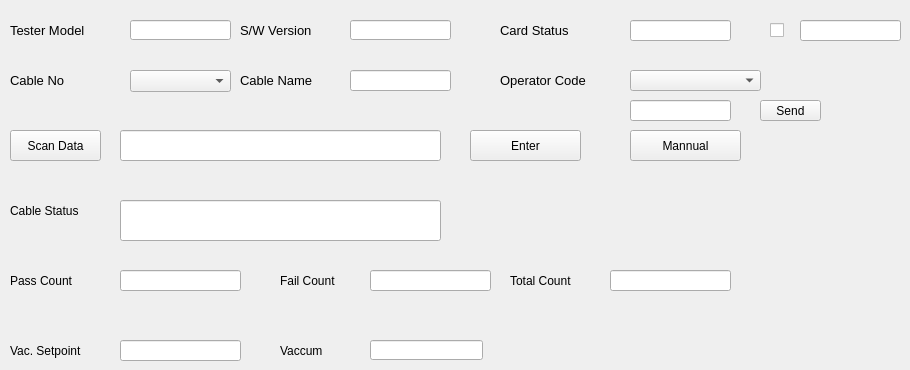
    <widget class="QWidget" name="tab">
     <attribute name="title">
      <string>Monitor</string>
     </attribute>
     <widget class="QLabel" name="label_16">
      <property name="geometry">
       <rect>
        <x>10</x>
        <y>20</y>
        <width>101</width>
        <height>21</height>
       </rect>
      </property>
      <property name="font">
       <font>
        <pointsize>10</pointsize>
       </font>
      </property>
      <property name="text">
       <string>Tester Model</string>
      </property>
     </widget>
     <widget class="QLineEdit" name="lineEdit_8">
      <property name="geometry">
       <rect>
        <x>130</x>
        <y>20</y>
        <width>101</width>
        <height>20</height>
       </rect>
      </property>
      <property name="focusPolicy">
       <enum>Qt::NoFocus</enum>
      </property>
      <property name="inputMethodHints">
       <set>Qt::ImhNone</set>
      </property>
      <property name="frame">
       <bool>true</bool>
      </property>
      <property name="readOnly">
       <bool>false</bool>
      </property>
     </widget>
     <widget class="QLineEdit" name="lineEdit_9">
      <property name="geometry">
       <rect>
        <x>350</x>
        <y>20</y>
        <width>101</width>
        <height>20</height>
       </rect>
      </property>
      <property name="focusPolicy">
       <enum>Qt::NoFocus</enum>
      </property>
     </widget>
     <widget class="QLabel" name="label_17">
      <property name="geometry">
       <rect>
        <x>240</x>
        <y>20</y>
        <width>91</width>
        <height>21</height>
       </rect>
      </property>
      <property name="font">
       <font>
        <pointsize>10</pointsize>
       </font>
      </property>
      <property name="text">
       <string>S/W Version</string>
      </property>
     </widget>
     <widget class="QLabel" name="label_18">
      <property name="geometry">
       <rect>
        <x>500</x>
        <y>20</y>
        <width>101</width>
        <height>21</height>
       </rect>
      </property>
      <property name="font">
       <font>
        <pointsize>10</pointsize>
       </font>
      </property>
      <property name="text">
       <string>Card Status</string>
      </property>
     </widget>
     <widget class="QLineEdit" name="lineEdit_10">
      <property name="geometry">
       <rect>
        <x>630</x>
        <y>20</y>
        <width>101</width>
        <height>21</height>
       </rect>
      </property>
      <property name="focusPolicy">
       <enum>Qt::NoFocus</enum>
      </property>
     </widget>
     <widget class="QCheckBox" name="checkBox_11">
      <property name="geometry">
       <rect>
        <x>770</x>
        <y>10</y>
        <width>61</width>
        <height>41</height>
       </rect>
      </property>
      <property name="text">
       <string/>
      </property>
     </widget>
     <widget class="QLabel" name="label_19">
      <property name="geometry">
       <rect>
        <x>10</x>
        <y>70</y>
        <width>101</width>
        <height>21</height>
       </rect>
      </property>
      <property name="font">
       <font>
        <pointsize>10</pointsize>
       </font>
      </property>
      <property name="text">
       <string>Cable No</string>
      </property>
     </widget>
     <widget class="QComboBox" name="comboBox_6">
      <property name="geometry">
       <rect>
        <x>130</x>
        <y>70</y>
        <width>101</width>
        <height>22</height>
       </rect>
      </property>
      <property name="font">
       <font>
        <pointsize>9</pointsize>
        <weight>50</weight>
        <bold>false</bold>
       </font>
      </property>
      <item>
       <property name="text">
        <string/>
       </property>
      </item>
      <item>
       <property name="text">
        <string>01</string>
       </property>
      </item>
      <item>
       <property name="text">
        <string>02</string>
       </property>
      </item>
      <item>
       <property name="text">
        <string>03</string>
       </property>
      </item>
      <item>
       <property name="text">
        <string>04</string>
       </property>
      </item>
      <item>
       <property name="text">
        <string>05</string>
       </property>
      </item>
      <item>
       <property name="text">
        <string>06</string>
       </property>
      </item>
      <item>
       <property name="text">
        <string>07</string>
       </property>
      </item>
      <item>
       <property name="text">
        <string>08</string>
       </property>
      </item>
      <item>
       <property name="text">
        <string>09</string>
       </property>
      </item>
      <item>
       <property name="text">
        <string>10</string>
       </property>
      </item>
     </widget>
     <widget class="QLabel" name="label_20">
      <property name="geometry">
       <rect>
        <x>240</x>
        <y>70</y>
        <width>101</width>
        <height>21</height>
       </rect>
      </property>
      <property name="font">
       <font>
        <pointsize>10</pointsize>
       </font>
      </property>
      <property name="text">
       <string>Cable Name</string>
      </property>
     </widget>
     <widget class="QLineEdit" name="lineEdit_11">
      <property name="geometry">
       <rect>
        <x>350</x>
        <y>70</y>
        <width>101</width>
        <height>21</height>
       </rect>
      </property>
      <property name="focusPolicy">
       <enum>Qt::NoFocus</enum>
      </property>
     </widget>
     <widget class="QLabel" name="label_21">
      <property name="geometry">
       <rect>
        <x>500</x>
        <y>70</y>
        <width>121</width>
        <height>21</height>
       </rect>
      </property>
      <property name="font">
       <font>
        <pointsize>10</pointsize>
       </font>
      </property>
      <property name="text">
       <string>Operator Code</string>
      </property>
     </widget>
     <widget class="QComboBox" name="comboBox_7">
      <property name="geometry">
       <rect>
        <x>630</x>
        <y>70</y>
        <width>131</width>
        <height>21</height>
       </rect>
      </property>
      <property name="font">
       <font>
        <pointsize>9</pointsize>
        <weight>50</weight>
        <bold>false</bold>
       </font>
      </property>
      <property name="insertPolicy">
       <enum>QComboBox::InsertAtTop</enum>
      </property>
     </widget>
     <widget class="QPushButton" name="pushButton_23">
      <property name="geometry">
       <rect>
        <x>10</x>
        <y>130</y>
        <width>91</width>
        <height>31</height>
       </rect>
      </property>
      <property name="text">
       <string>Scan Data</string>
      </property>
     </widget>
     <widget class="QLineEdit" name="lineEdit_12">
      <property name="geometry">
       <rect>
        <x>120</x>
        <y>130</y>
        <width>321</width>
        <height>31</height>
       </rect>
      </property>
      <property name="focusPolicy">
       <enum>Qt::NoFocus</enum>
      </property>
     </widget>
     <widget class="QPushButton" name="pushButton_24">
      <property name="geometry">
       <rect>
        <x>470</x>
        <y>130</y>
        <width>111</width>
        <height>31</height>
       </rect>
      </property>
      <property name="text">
       <string>Enter</string>
      </property>
     </widget>
     <widget class="QPushButton" name="pushButton_25">
      <property name="geometry">
       <rect>
        <x>630</x>
        <y>130</y>
        <width>111</width>
        <height>31</height>
       </rect>
      </property>
      <property name="accessibleName">
       <string/>
      </property>
      <property name="inputMethodHints">
       <set>Qt::ImhHiddenText</set>
      </property>
      <property name="text">
       <string>Mannual</string>
      </property>
     </widget>
     <widget class="QLabel" name="label_22">
      <property name="geometry">
       <rect>
        <x>10</x>
        <y>200</y>
        <width>111</width>
        <height>21</height>
       </rect>
      </property>
      <property name="text">
       <string>Cable Status</string>
      </property>
     </widget>
     <widget class="QLineEdit" name="lineEdit_13">
      <property name="geometry">
       <rect>
        <x>120</x>
        <y>200</y>
        <width>321</width>
        <height>41</height>
       </rect>
      </property>
      <property name="focusPolicy">
       <enum>Qt::NoFocus</enum>
      </property>
     </widget>
     <widget class="QLabel" name="label_23">
      <property name="geometry">
       <rect>
        <x>10</x>
        <y>270</y>
        <width>91</width>
        <height>21</height>
       </rect>
      </property>
      <property name="text">
       <string>Pass Count</string>
      </property>
     </widget>
     <widget class="QLineEdit" name="lineEdit_14">
      <property name="geometry">
       <rect>
        <x>120</x>
        <y>270</y>
        <width>121</width>
        <height>21</height>
       </rect>
      </property>
      <property name="focusPolicy">
       <enum>Qt::NoFocus</enum>
      </property>
     </widget>
     <widget class="QLabel" name="label_24">
      <property name="geometry">
       <rect>
        <x>10</x>
        <y>340</y>
        <width>101</width>
        <height>21</height>
       </rect>
      </property>
      <property name="text">
       <string>Vac. Setpoint</string>
      </property>
     </widget>
     <widget class="QLineEdit" name="lineEdit_15">
      <property name="geometry">
       <rect>
        <x>120</x>
        <y>340</y>
        <width>121</width>
        <height>21</height>
       </rect>
      </property>
      <property name="focusPolicy">
       <enum>Qt::NoFocus</enum>
      </property>
     </widget>
     <widget class="QLabel" name="label_25">
      <property name="geometry">
       <rect>
        <x>280</x>
        <y>270</y>
        <width>81</width>
        <height>21</height>
       </rect>
      </property>
      <property name="text">
       <string>Fail Count</string>
      </property>
     </widget>
     <widget class="QLineEdit" name="lineEdit_16">
      <property name="geometry">
       <rect>
        <x>370</x>
        <y>270</y>
        <width>121</width>
        <height>21</height>
       </rect>
      </property>
      <property name="focusPolicy">
       <enum>Qt::NoFocus</enum>
      </property>
     </widget>
     <widget class="QLabel" name="label_26">
      <property name="geometry">
       <rect>
        <x>510</x>
        <y>270</y>
        <width>91</width>
        <height>21</height>
       </rect>
      </property>
      <property name="text">
       <string>Total Count</string>
      </property>
     </widget>
     <widget class="QLineEdit" name="lineEdit_17">
      <property name="geometry">
       <rect>
        <x>610</x>
        <y>270</y>
        <width>121</width>
        <height>21</height>
       </rect>
      </property>
      <property name="focusPolicy">
       <enum>Qt::NoFocus</enum>
      </property>
     </widget>
     <widget class="QLabel" name="label_27">
      <property name="geometry">
       <rect>
        <x>280</x>
        <y>340</y>
        <width>81</width>
        <height>21</height>
       </rect>
      </property>
      <property name="text">
       <string>Vaccum</string>
      </property>
     </widget>
     <widget class="QLineEdit" name="lineEdit_18">
      <property name="geometry">
       <rect>
        <x>370</x>
        <y>340</y>
        <width>113</width>
        <height>20</height>
       </rect>
      </property>
      <property name="focusPolicy">
       <enum>Qt::NoFocus</enum>
      </property>
     </widget>
     <widget class="QLineEdit" name="lineEdit_3">
      <property name="geometry">
       <rect>
        <x>630</x>
        <y>100</y>
        <width>101</width>
        <height>21</height>
       </rect>
      </property>
     </widget>
     <widget class="QPushButton" name="pushButton_4">
      <property name="geometry">
       <rect>
        <x>760</x>
        <y>100</y>
        <width>61</width>
        <height>21</height>
       </rect>
      </property>
      <property name="text">
       <string>Send</string>
      </property>
     </widget>
     <widget class="QLineEdit" name="lineEdit_7">
      <property name="geometry">
       <rect>
        <x>800</x>
        <y>20</y>
        <width>101</width>
        <height>21</height>
       </rect>
      </property>
      <property name="focusPolicy">
       <enum>Qt::NoFocus</enum>
      </property>
     </widget>
     <zorder>pushButton_25</zorder>
     <zorder>label_16</zorder>
     <zorder>lineEdit_8</zorder>
     <zorder>lineEdit_9</zorder>
     <zorder>label_17</zorder>
     <zorder>label_18</zorder>
     <zorder>lineEdit_10</zorder>
     <zorder>checkBox_11</zorder>
     <zorder>label_19</zorder>
     <zorder>comboBox_6</zorder>
     <zorder>label_20</zorder>
     <zorder>lineEdit_11</zorder>
     <zorder>label_21</zorder>
     <zorder>comboBox_7</zorder>
     <zorder>pushButton_23</zorder>
     <zorder>lineEdit_12</zorder>
     <zorder>pushButton_24</zorder>
     <zorder>label_22</zorder>
     <zorder>lineEdit_13</zorder>
     <zorder>label_23</zorder>
     <zorder>lineEdit_14</zorder>
     <zorder>label_24</zorder>
     <zorder>lineEdit_15</zorder>
     <zorder>label_25</zorder>
     <zorder>lineEdit_16</zorder>
     <zorder>label_26</zorder>
     <zorder>lineEdit_17</zorder>
     <zorder>label_27</zorder>
     <zorder>lineEdit_18</zorder>
     <zorder>lineEdit_3</zorder>
     <zorder>pushButton_4</zorder>
     <zorder>lineEdit_7</zorder>
    </widget>
